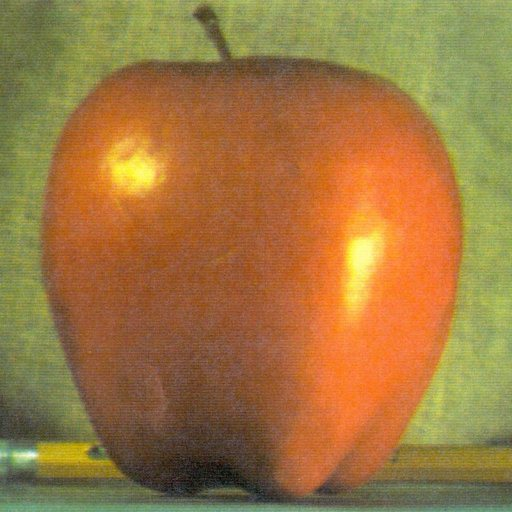
#> input picture images/apple.jpg, 512 x 512 px
$ jupyter execute --allow-errors Laplacian-Pyramid.ipynb
#> lines starting #> are read from the running program, lines starting #| are printed output that depends on the picture
[cell 1]
import numpy as np
import scipy.signal as sig
from scipy import misc
import matplotlib.pyplot as plt
from scipy import ndimage
import cv2
import imageio
from PIL import Image

[cell 2]
# create a  Binomial (5-tap) filter
kernel = (1.0/256)*np.array([[1, 4, 6, 4, 1],
                             [4, 16, 24, 16, 4],
                             [6, 24, 36, 24, 6],
                             [4, 16, 24, 16, 4],
                             [1, 4, 6, 4, 1]])
plt.title('Binomial Filter Kernel')
plt.imshow(kernel)
plt.show()
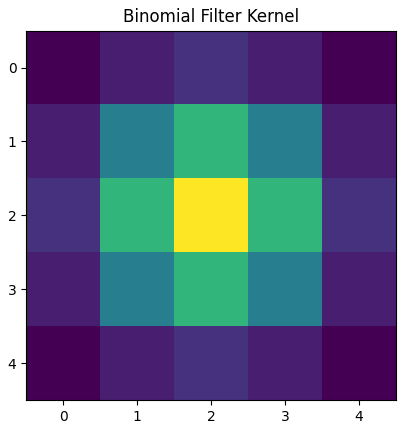
#> figure drawn by matplotlib, 1 panel

[cell 3]
def interpolate(image):
  """
  Interpolates an image with upsampling rate r=2.
  """
  image_up = np.zeros((2*image.shape[0], 2*image.shape[1]))
  # Upsample
  image_up[::2, ::2] = image
  # Blur (we need to scale this up since the kernel has unit area)
  # (The length and width are both doubled, so the area is quadrupled)
  #return sig.convolve2d(image_up, 4*kernel, 'same')
  return ndimage.filters.convolve(image_up,4*kernel, mode='constant')

[cell 4]
def decimate(image):
  """
  Decimates an image with downsampling rate r=2.
  """
  # Blur
  #image_blur = sig.convolve2d(image, kernel, 'same')
  # print(np.shape(image), np.shape(kernel))
  image_blur = ndimage.filters.convolve(image,kernel, mode='constant')
  # Downsample
  return image_blur[::2, ::2]

[cell 5]
# here is the constructions of pyramids
def pyramids(image):
  """
  Constructs Gaussian and Laplacian pyramids.
  Parameters :
  image  : the original image (i.e. base of the pyramid)
  Returns :
  G   : the Gaussian pyramid
  L   : the Laplacian pyramid
  """

  # Initialize pyramids
  G = [image, ]
  L = []

  # Build the Gaussian pyramid to maximum depth
  while image.shape[0] >= 2 and image.shape[1] >= 2:
    image = decimate(image)
    G.append(image)

  # Build the Laplacian pyramid
  for i in range(len(G) - 1):
    L.append(G[i] - interpolate(G[i + 1]))

  return G[:-1], L

  # [G, L] = pyramids(image)

[cell 6]
# Build Gaussian pyramid and Laplacian pyramids from images A and B, also mask
# Reference: https://becominghuman.ai/image-blending-using-laplacian-pyramids-2f8e9982077f
def pyramidBlending(A, B, mask):
  [GA, LA] = pyramids(A)
  [GB ,LB] = pyramids(B)
  # Build a Gaussian pyramid GR from selected region R (mask that says which pixels come from left and which from right)
  [Gmask, LMask] = pyramids(mask)
  # Form a combined pyramid LS from LA and LB using nodes of GR as weights
  # Equation: LS(i, j) = GR(I, j)*LA(I, j) + (1-GR(I, j)* LB(I, j))
  # Collapse the LS pyramid to get the final blended image
  blend = []
  for i in range(len(LA)):
    # LS = np.max(Gmask[i])*LA[i] + (1-np.max(Gmask[i]))*LB[i]
    # make sure the color with in 255 (white)
    LS = Gmask[i]/255*LA[i] + (1-Gmask[i]/255)*LB[i]
    blend.append(LS)
  return blend

[cell 7]
# reconstruct the pyramids as well as upsampling and add up with each level
def reconstruct(pyramid):
  rows, cols = pyramid[0].shape
  res = np.zeros((rows, cols + cols//2), dtype= np.double)
  # start the smallest pyramid so we need to reverse the order
  revPyramid = pyramid[::-1]
  stack = revPyramid[0]
  # start with the second index
  for i in range(1, len(revPyramid)):
    stack = interpolate(stack) + revPyramid[i] # upsampling simultaneously
  return stack

[cell 8]
# https://compvisionlab.wordpress.com/2013/05/13/image-blending-using-pyramid/
# Besides pyramid Blending, we need to blend image's color
def colorBlending(img1, img2, mask, filename):
  # split to 3 basic color, then using pyramidBlending and reconstruct it, respectively
  img1R,img1G,img1B = cv2.split(img1)
  img2R,img2G,img2B = cv2.split(img2)
  R = reconstruct(pyramidBlending(img1R, img2R, mask))
  G = reconstruct(pyramidBlending(img1G, img2G, mask))
  B = reconstruct(pyramidBlending(img1B, img2B, mask))
  output = cv2.merge((R, G, B))
  imageio.imsave(filename, output)
  return

[cell 9]
ImageA = imageio.imread('images/apple.jpg')
#> ImageA is the input picture: shape (512, 512, 3); mean R, G, B 159.1, 119.7, 64.8
ImageB = imageio.imread('images/orange.jpg')
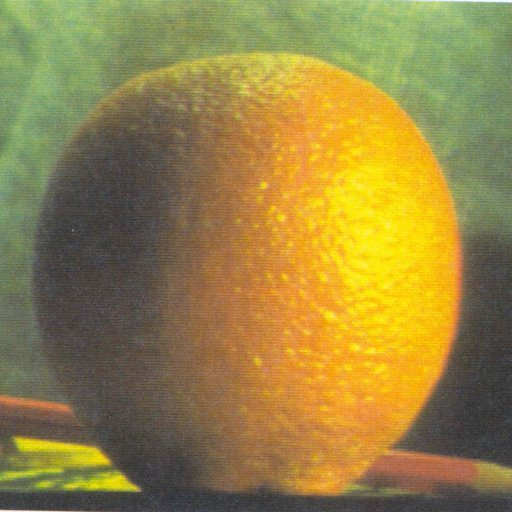
#> input picture images/orange.jpg, 512 x 512 px
#> ImageB is the input picture: shape (512, 512, 3); mean R, G, B 150.2, 131.8, 69.2
mask = cv2.imread('images/mask.jpg', 0)
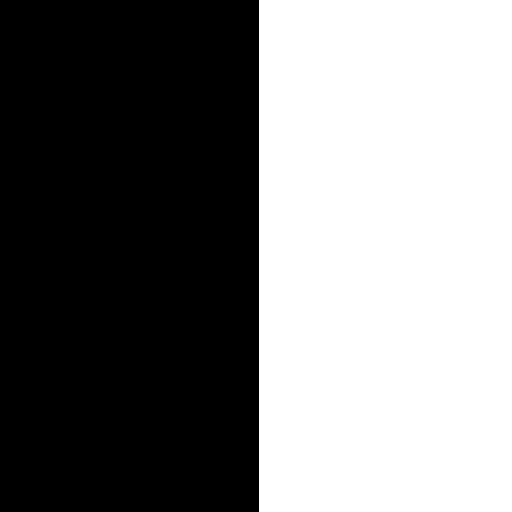
#> input picture images/mask.jpg, 512 x 512 px
#> mask is the input picture: shape (512, 512); min 0, max 255, mean 126
mask2 = cv2.imread('images/mask2.jpeg',0)
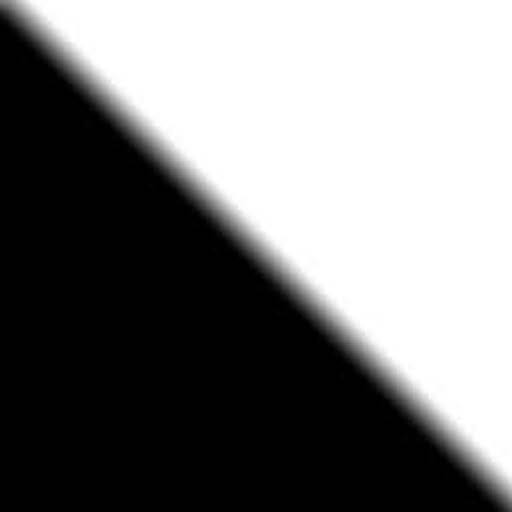
#> input picture images/mask2.jpeg, 512 x 512 px
#> mask2 is the input picture: shape (512, 512); min 0, max 255, mean 123.5

#mask1
#> (the rest of this cell did not finish here and is left out)

#> in colorBlending, `img1R,img1G,img1B = cv2.split(img1)`:
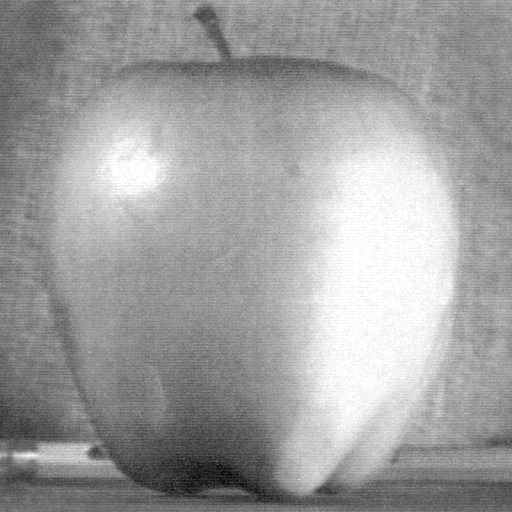
#> img1R: shape (512, 512); min 7, max 255, mean 159.1
#> in colorBlending, `img2R,img2G,img2B = cv2.split(img2)`:
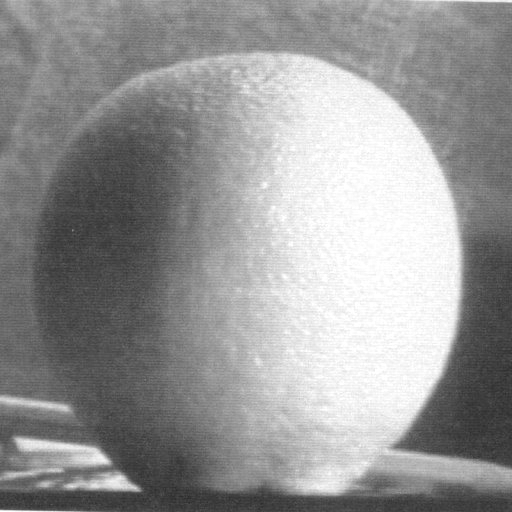
#> img2R: shape (512, 512); min 43, max 255, mean 150.2
#> in colorBlending, `img2R,img2G,img2B = cv2.split(img2)`:
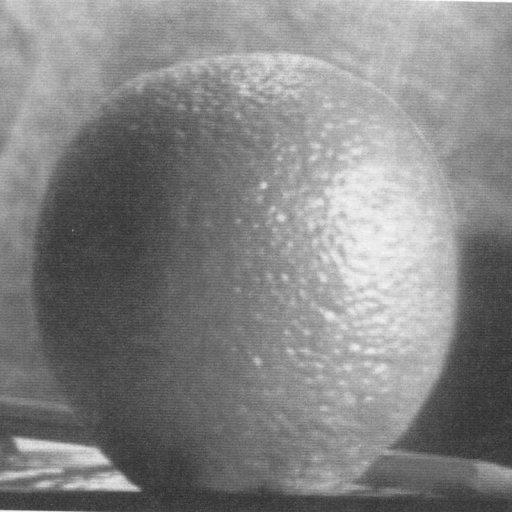
#> img2G: shape (512, 512); min 43, max 255, mean 131.8
#> the loop in pyramids, `while image.shape[0] >= 2 and image.shape[1] >= 2:` made 9 passes
#> image on pass 8: [[34, 67], [62, 128]]
#> (image_blur in decimate, image) on pass 9: ([[24, 28], [28, 32]], [24])
#> after the loop in pyramids, `while image.shape[0] >= 2 and image.shape[1] >= 2:`: G = 10 items
#> the loop in pyramids, `for i in range(len(G) - 1):` made 9 passes
#> after the loop in pyramids, `for i in range(len(G) - 1):`: L = 9 items
#> the loop in pyramids (call 2), `while image.shape[0] >= 2 and image.shape[1] >= 2:` made 9 passes
#> image on pass 8: [[29, 67], [48, 124]]
#> (image_blur in decimate, image) on pass 9: ([[22, 26], [25, 30]], [22])
#> the loop in pyramids (call 2), `for i in range(len(G) - 1):` made 9 passes
#> the loop in pyramidBlending, `for i in range(len(LA)):` made 9 passes
#> LS on pass 9: [[16.69, 58.61], [40.17, 119.7]]
#> in reconstruct, `rows, cols = pyramid[0].shape`: rows = 512
#> in reconstruct, `revPyramid = pyramid[::-1]`: revPyramid = 9 items
#> in reconstruct, `stack = revPyramid[0]`: stack = [[16.69, 58.61], [40.17, 119.7]]
#> the loop in reconstruct, `for i in range(1, len(revPyramid)):` made 8 passes
#> after the loop in reconstruct, `for i in range(1, len(revPyramid)):`:
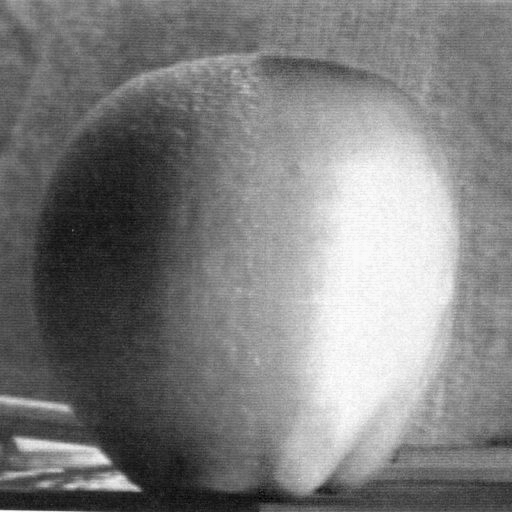
#> stack: shape (512, 512) float64; min 34.1, max 257.5, mean 145; drawn with min black and max white
#> the loop in pyramidBlending (call 2), `for i in range(len(LA)):` made 9 passes
#> LS on pass 9: [[18.73, 52.41], [36.54, 88.91]]
#> in reconstruct (call 2), `stack = revPyramid[0]`: stack = [[18.73, 52.41], [36.54, 88.91]]
#> the loop in reconstruct (call 2), `for i in range(1, len(revPyramid)):` made 8 passes
#> after the loop in reconstruct (call 2), `for i in range(1, len(revPyramid)):`:
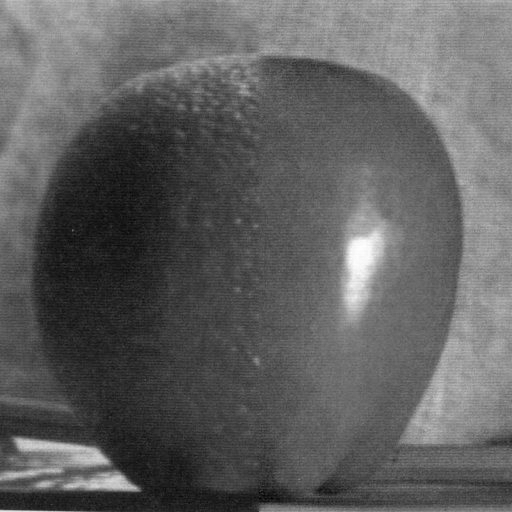
#> stack: shape (512, 512) float64; min 32.22, max 264.4, mean 119.4; drawn with min black and max white
#> the loop in pyramids (call 7), `while image.shape[0] >= 2 and image.shape[1] >= 2:` made 9 passes
#> image on pass 8: [[13, 25], [23, 40]]
#> (image_blur in decimate, image) on pass 9: ([[8, 9], [9, 10]], [8])
#> pass 2, in pyramids (call 7), `image = decimate(image)`:
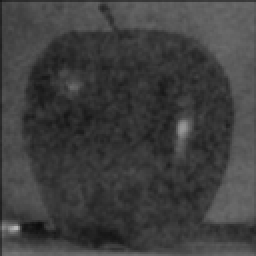
#> image: shape (128, 128) (shown 2 times larger); min 12, max 180, mean 62.9
#> the loop in pyramids (call 7), `for i in range(len(G) - 1):` made 9 passes
output1 = imageio.imread('result/output1.png')
colorBlending(ImageB, ImageA, mask, 'result/output-apple2.png')
output2 = imageio.imread('result/output2.png')

#mask2
colorBlending(ImageA, ImageB, mask2, 'result/output-apple3.png')
output3 = imageio.imread('result/output3.png')
colorBlending(ImageB, ImageA, mask2, 'result/output-apple4.png')
output4 = imageio.imread('result/output4.png')

[cell 10]
img1 = 'images/mask3.jpg'
#> (the rest of this cell did not finish here and is left out)

[cell 11]
print('Image A Size:',ImageA.shape)
#| Image A Size: (512, 512, 3)
print('Image B Size:',ImageB.shape)
#| Image B Size: (512, 512, 3)
print('Mask Size:',mask.shape)
#| Mask Size: (512, 512)
